Frame 1 (no input): blank canvas, image omitted
Frame 60 (the mouse pressed at the canvas centre just before this capture): blank canvas, image omitted
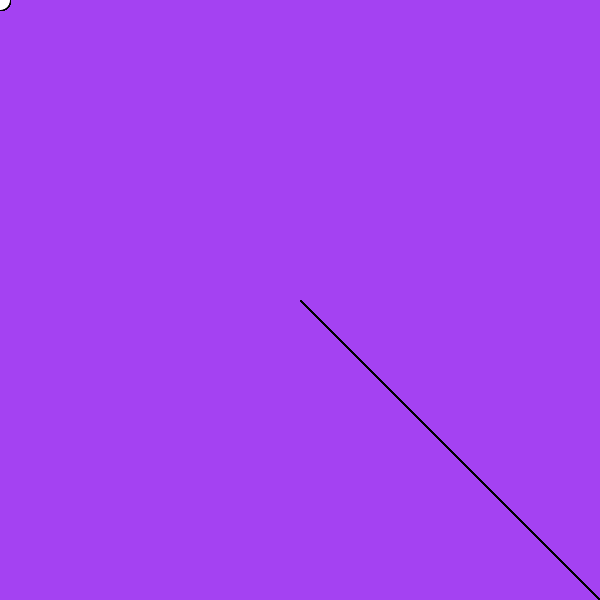
Frame 120 (the mouse held since frame 60 and released just before this capture)

The Processing sketch whose frames 1 and 60 were blank and that drew this single picture after the mouse press (run headless with seeded random() and noise(); from frame 60 on, the mouse is pressed at the canvas centre):

// Processing sketch: s11_if_else
// ── s11_if_else.pde
void setup() {
  size(600, 600);
  background(random(255), random(255), random(255));
}

void draw() {
  
  // && means "and"
  // || means "or"
  
  // We can use these operators to write
  // more complex conditions. For instance
  // if x is more than 20 
  // and (x is) less than 40, which means
  // that x is between 20 and 40.
   
  if (mouseX < 200 && mouseY < 200) {
    ellipse(mouseX, mouseY, 20, 20);
  } else {
    line(mouseX, mouseY, width, height);
  }
}

void keyPressed() {
  if(key == 's') {
    save("result.png");
  }
}
